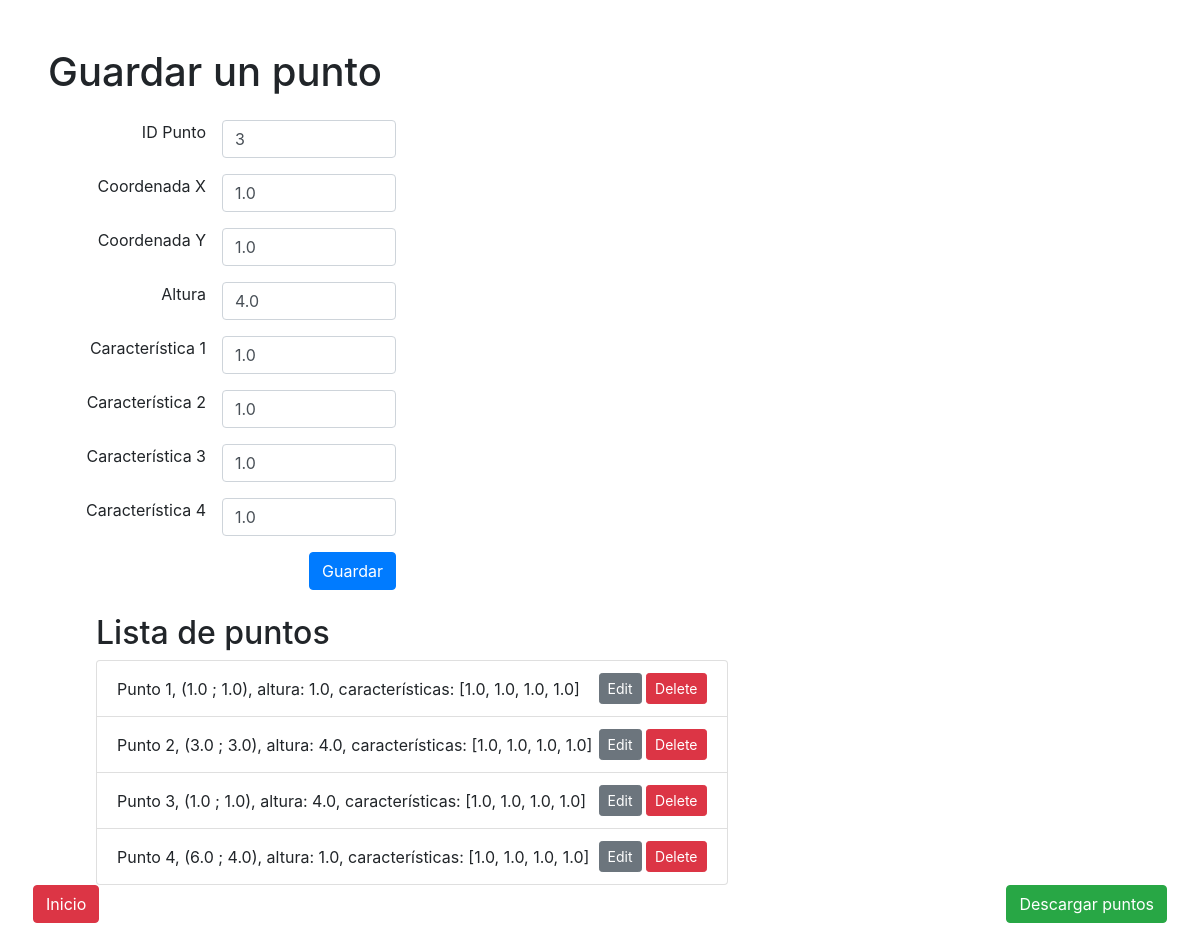
Screenshot of /create_point/3/ with the database file from the repository.
### myapp/models.py (models this page shows, shortened)
class Point(models.Model):
    x = models.FloatField()
    y = models.FloatField()
    height = models.FloatField()
    point_id = models.IntegerField(unique=True)
    characteristics = models.JSONField(default=list)

### myapp/views.py (the view)
# urls.py: path('create_point/', views.create_point, name='create_point'),
def create_point(request, point_id=None):
    if point_id:
        point = get_object_or_404(Point, id=point_id)
    else:
        point = None
    if request.method == 'POST':
        form = PointForm(request.POST, instance=point)
        if form.is_valid():
            form.save()
            return JsonResponse({'success': True})
        else:
            return JsonResponse({'success': False, 'errors': form.errors})
    else:
        form = PointForm(instance=point)
    points = Point.objects.all()
    return render(request, 'create_point.html', {'form': form, 'points': points, 'point': point})

### myapp/forms.py (shortened to what this page needs)
class PointForm(forms.ModelForm):
    characteristic_1 = forms.FloatField(label='Characteristic 1', validators=[validate_decimal_range])
    characteristic_2 = forms.FloatField(label='Characteristic 2', validators=[validate_decimal_range])
    characteristic_3 = forms.FloatField(label='Characteristic 3', validators=[validate_decimal_range])
    characteristic_4 = forms.FloatField(label='Characteristic 4', validators=[validate_decimal_range])
    class Meta:
        model = Point
        fields = ['x', 'y', 'height', 'point_id']
    def __init__(self, *args, **kwargs):
        super(PointForm, self).__init__(*args, **kwargs)
        if self.instance and self.instance.characteristics:
            characteristics = self.instance.characteristics
            self.fields['characteristic_1'].initial = characteristics[0] if len(characteristics) > 0 else None
            self.fields['characteristic_2'].initial = characteristics[1] if len(characteristics) > 1 else None
            self.fields['characteristic_3'].initial = characteristics[2] if len(characteristics) > 2 else None
            self.fields['characteristic_4'].initial = characteristics[3] if len(characteristics) > 3 else None

### myapp/templates/create_point.html (shortened to what this page needs)
<!DOCTYPE html>
<html>
<head>
    <link href="https://stackpath.bootstrapcdn.com/bootstrap/4.5.2/css/bootstrap.min.css" rel="stylesheet">
    {% load widget_tweaks %}
</head>
<body class="m-5">
    <div class="row">
        <div class="col-md-4 mr-5">
            <h1 class="mb-4">Guardar un punto</h1>
            <form method="post" action="{% if point %}{% url 'edit_point' point.id %}{% else %}{% url 'create_point' %}{% endif %}" onsubmit="handleFormSubmit(event)" class="mb-4 text-right">
                <div class="form-group d-flex justify-content-end">
                    <label class="mr-3" for="id_point_id">ID Punto</label>
                    {{ form.point_id|add_class:"form-control w-50" }}
                </div>
                <div class="form-group d-flex justify-content-end">
                    <label class="mr-3" for="id_x">Coordenada X</label>
                    {{ form.x|add_class:"form-control w-50" }}
                </div>
                <div class="form-group d-flex justify-content-end">
                    <label class="mr-3" for="id_y">Coordenada Y</label>
                    {{ form.y|add_class:"form-control w-50" }}
                </div>
                <div class="form-group d-flex justify-content-end">
                    <label class="mr-3" for="id_height">Altura</label>
                    {{ form.height|add_class:"form-control w-50" }}
                </div>
                <div class="form-group d-flex justify-content-end">
                    <label class="mr-3" for="id_characteristic_1">Característica 1</label>
                    {{ form.characteristic_1|add_class:"form-control w-50" }}
                </div>
                <div class="form-group d-flex justify-content-end">
                    <label class="mr-3" for="id_characteristic_2">Característica 2</label>
                    {{ form.characteristic_2|add_class:"form-control w-50" }}
                </div>
                <div class="form-group d-flex justify-content-end">
                    <label class="mr-3" for="id_characteristic_3">Característica 3</label>
                    {{ form.characteristic_3|add_class:"form-control w-50" }}
                </div>
                <div class="form-group d-flex justify-content-end">
                    <label class="mr-3" for="id_characteristic_4">Característica 4</label>
                    {{ form.characteristic_4|add_class:"form-control w-50" }}
                </div>
                <button type="submit" class="btn btn-primary">Guardar</button>
            </form>
        </div>
        <div class="col-md-7 ml-5">
            <h2>Lista de puntos</h2>
            <ul class="list-group">
                {% for point in points %}
                    <li class="list-group-item d-flex justify-content-between align-items-center">
                        Punto {{ point.point_id }}, ({{ point.x }} ; {{ point.y }}), altura: {{ point.height }}, características: {{ point.characteristics }}
                        <span>
                            <a href="{% url 'edit_point' point.id %}" class="btn btn-secondary btn-sm">Edit</a>
                            <a href="#" onclick="handleDelete(event, {{ point.id }})" class="btn btn-danger btn-sm">Delete</a>
                        </span>
                    </li>
                {% endfor %}
            </ul>
        </div>
        <div class="d-flex justify-content-between w-100">
            <button class="btn btn-danger" onclick="window.location.href='http://127.0.0.1:8000/'">Inicio</button>
            <button class="btn btn-success" onclick="guardarPuntos()">Descargar puntos</button>
        </div>
    </div>
</body>
</html>

### rows the page displays
Point: point_id "3", x "1.0", y "1.0", height "4.0", characteristics "[1.0, 1.0, 1.0, 1.0]"
Point: point_id "1", x "1.0", y "1.0", height "1.0", characteristics "[1.0, 1.0, 1.0, 1.0]"
Point: point_id "2", x "3.0", y "3.0", height "4.0", characteristics "[1.0, 1.0, 1.0, 1.0]"
Point: point_id "4", x "6.0", y "4.0", height "1.0", characteristics "[1.0, 1.0, 1.0, 1.0]"
